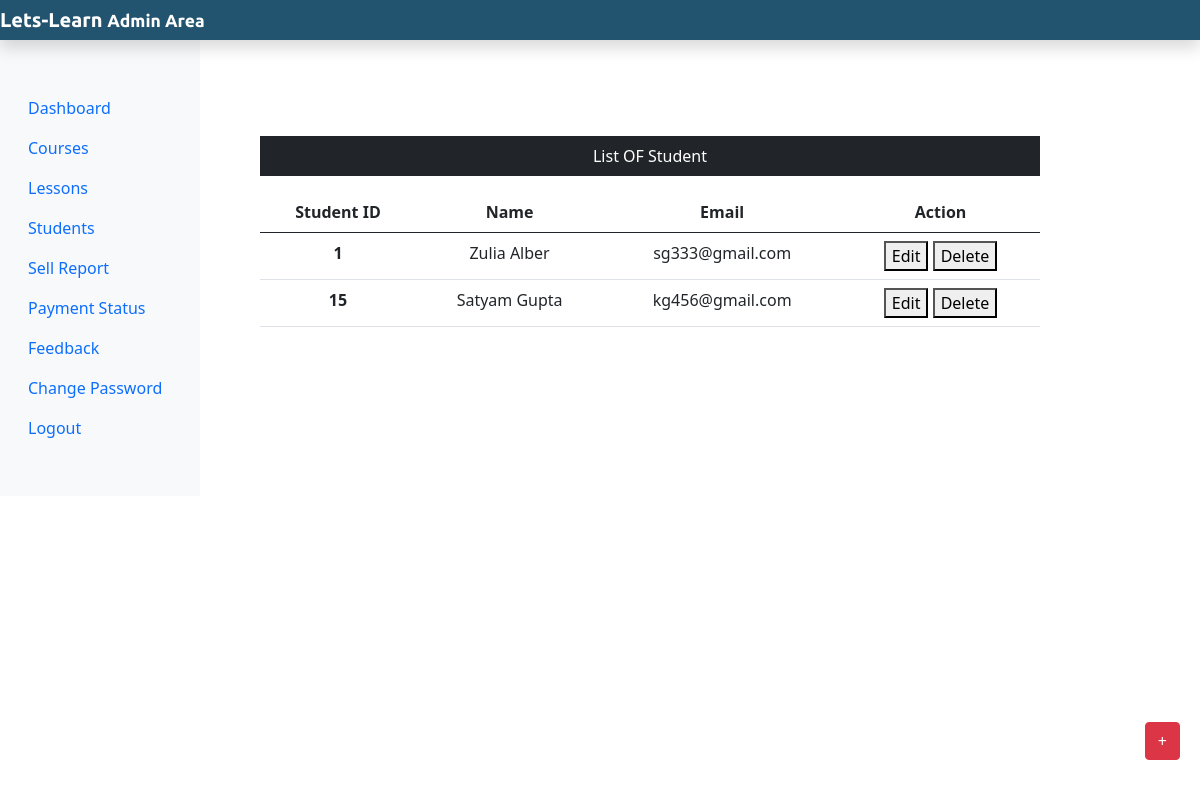
Page /admstudent.php on the committed database.
### tables this page shows
CREATE TABLE `lernit` (
  `stu_id` int(255) NOT NULL,
  `stu_name` varchar(255) NOT NULL,
  `stu_email` varchar(255) NOT NULL,
  `stu_pass` varchar(255) NOT NULL,
  `stu_occ` varchar(255) NOT NULL,
  `stu_img` text NOT NULL
);

### admstudent.php (the view, shortened to what this page needs)
<?php
include 'adminheder.php';
include 'dbcon.php'
?>
<div class="col-sm-9 mt-5">
<div class="mx-5 mt-5 text-center">
  <p class="bg-dark text-white p-2">List OF Student </p>
  <?php
  $sql="SELECT * FROM lernit";
  $result=mysqli_query($conn,$sql);
if(mysqli_num_rows($result)>0){
  ?><table class="table">
    <thead>
      <tr>
        <th scope="col">Student ID</th>
        <th scope="col">Name</th>
        <th scope="col">Email</th>
        <th scope="col">Action</th>
</tr>
<thead>
  <tbody>
  <?php
  while($row=mysqli_fetch_assoc($result)){
   echo '<tr>';
   echo  '<th scope="row">'.$row['stu_id'].'</th>';
   echo   '<td>'.$row['stu_name'].'</td>';
   echo   '<td>'.$row['stu_email'].'</td>';
    echo  '<td>';
    echo  '
    <form action="admeditstudnt.php" method="POST" class="d-inline">
    <input type="hidden" name="id" value='.$row["stu_id"].'>
    <button type="submit class="btn
      btn-secondary name="edit" value="Edit">Edit
    </button>
    </form>
    <form action="" method="POST" class="d-inline">
    <input type="hidden" name="id" value='.$row["stu_id"].'>
      <button type="submit class="btn
      btn-secondary name="delete" value="Delete">Delete</button>
      </form>';
      echo '</td>';
      echo '</tr>';
  }?>
</tbody>
</table>
<?php }
else{
  echo "Enter The Data ";
}
  ?>
</div>
</div>
</div>
</div>
<div>
    <a class="btn btn-danger box" href="adnwstudnt.php">+</a>
</div>
<?php
    include 'adminfooter.php';
    ?>

### css/adminstyle.css (style rules this page uses)
.box { position: fixed; bottom:10px; right:20px; margin-bottom:30px; }

### rows in the picture
lernit: stu_id "1", stu_name "Zulia Alber", stu_email "sg333@gmail.com"
lernit: stu_id "15", stu_name "Satyam Gupta", stu_email "kg456@gmail.com"
